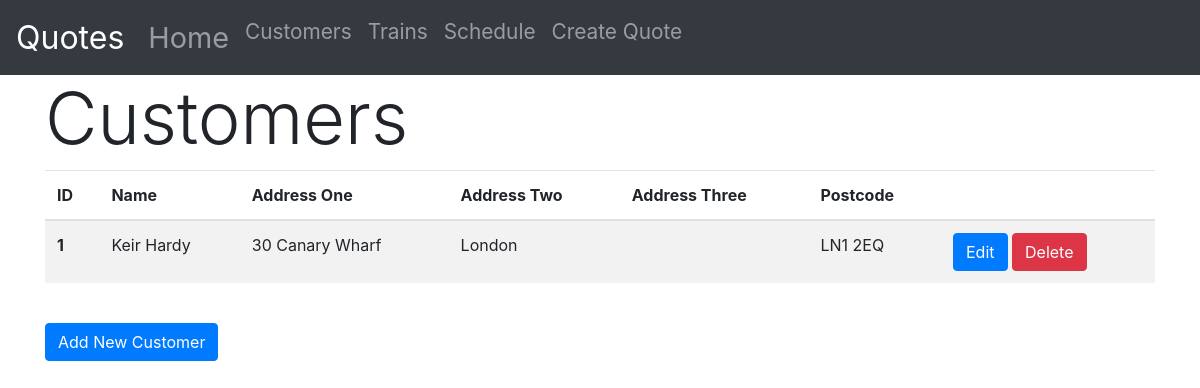
Page /customer on the committed database.
### Website/models.py (models this page shows)
class Customer(db.Model):
    id = db.Column(db.Integer(), primary_key=True)
    name = db.Column(db.String(80))
    address_one = db.Column(db.String(150))
    address_two = db.Column(db.String(150))
    address_three = db.Column(db.String(150))
    postcode = db.Column(db.String(10))
    quotes = db.relationship('Quote')

### Website/views.py (the view)
@views.route('/customer', methods=['GET'])
def customer():
    return render_template("customer.html", customer_list=Customer.query.all())

### Website/Templates/customer.html
{% extends "base.html" %} {% block title %}Customer{% endblock %}
{% block content %}
<h1 class="display-3">Customers</h1>
<table class="table table-hover table-striped">
    <thead>
        <tr>
            <th scope="col">ID</th>
            <th scope="col">Name</th>
            <th scope="col">Address One</th>
            <th scope="col">Address Two</th>
            <th scope="col">Address Three</th>
            <th scope="col">Postcode</th>
            <th scope="col"></th>
        </tr>
    </thead>
    <tbody>
        {% for customer in customer_list %}
        <tr>
            <th scope="row">{{ customer.id }}</th>
            <td>{{ customer.name }}</td>
            <td>{{ customer.address_one }}</td>
            <td>{{ customer.address_two }}</td>
            <td>{{ customer.address_three }}</td>
            <td>{{ customer.postcode }}</td>
            <td>
                <button type="btn" class="btn btn-primary">Edit</button>
                <button type="button" class="btn btn-danger" onClick="deleteCustomer({{ customer.id }})">Delete</button>
            </td>
        </tr>
        {% endfor %}
    </tbody>
</table>
<br />
<form action="/addcustomer">
    <button type="submit" class="btn btn-primary">Add New Customer</button>
</form>
{% endblock %}

### rows in the picture
Customer: id "1", name "Keir Hardy", address_one "30 Canary Wharf", address_two "London", postcode "LN1 2EQ"
